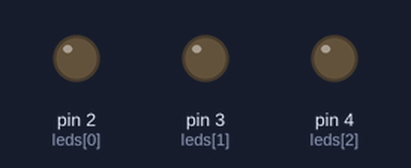
Simulated run of this sketch. Board: Arduino Uno, built with avr-gcc and run on an emulated ATmega328P. Parts: output pins drawn as LEDs (lit = HIGH).

Above: at 0.5 s.
At 2.5 s:
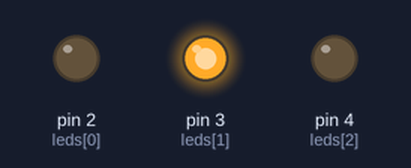
At 3.5 s:
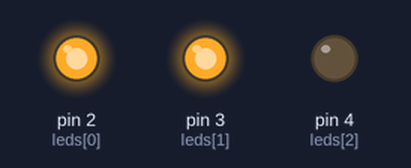
At 4.5 s:
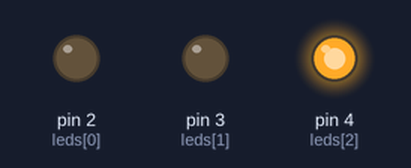
At 6.5 s:
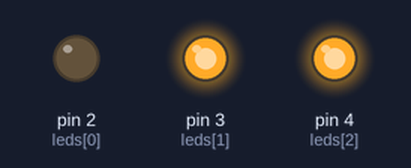
At 9.5 s:
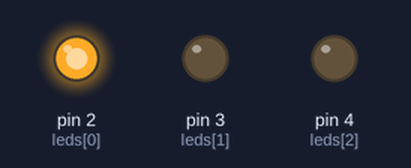
Timing chart, 0 to 10.4 s (numbered marks = the images above):
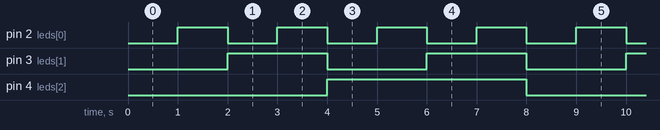

The sketch:

Binary_3_led_copy_20251121095940.ino
```cpp
int leds[] = {2, 3, 4};

void setup() {
  for (int pin : leds) pinMode(pin, OUTPUT);
}

void loop() {
  for (int n = 0; n < 8; n++) {
    for (int i = 0; i < 3; i++) {
      digitalWrite(leds[i], (n >> i) & 1);
    }
    delay(1000);
  }
}
```

Measured:
- by itself, pin 2 (leds[0]): alternates HIGH for 1.0 s and LOW for 1.0 s
- by itself, pin 3 (leds[1]): alternates HIGH for 2.0 s and LOW for 2.0 s
- by itself, pin 4 (leds[2]): alternates HIGH for 4.0 s and LOW for 4.0 s
